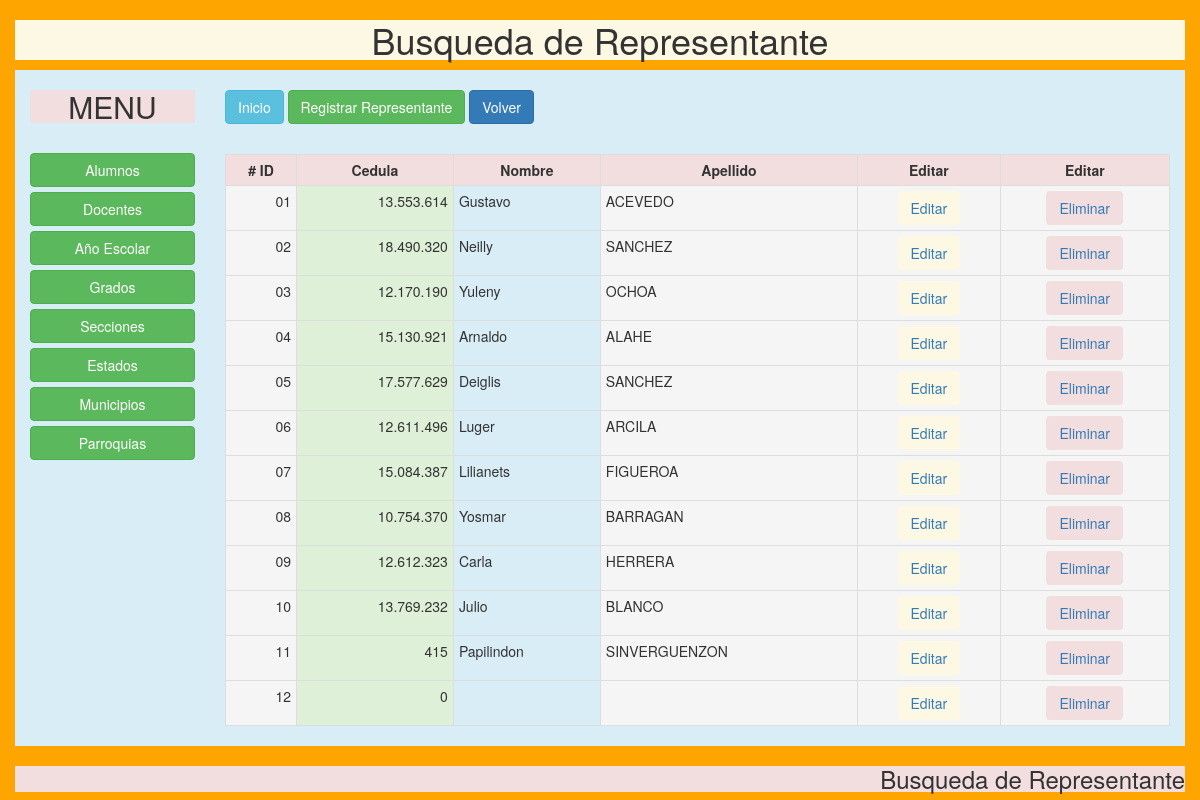
/index.php/representantes/representantes/buscar, run on the app's committed database.
### tables this page shows
CREATE TABLE `datos` (
  `id` int(11) NOT NULL,
  `cedula` int(11) DEFAULT NULL,
  `nombre_re` varchar(30) DEFAULT NULL,
  `apellido_re` varchar(30) DEFAULT NULL,
  `telefono_1` varchar(30) DEFAULT NULL,
  `telefono_2` varchar(11) DEFAULT NULL,
  `email` varchar(30) DEFAULT NULL,
  `estatus` varchar(20) DEFAULT NULL,
  `estados_id` int(11) DEFAULT NULL,
  `municipios_id` int(11) DEFAULT NULL,
  `parroquias_id` int(11) DEFAULT NULL,
  `direccion` text
);

### application/controllers/representantes/Representantes.php (called while the page is built, shortened)
<?php
class Representantes extends CI_Controller {
	public function __construct()
    {
        $this->load->model('RepresentantesModel', 'representantes');
        $this->load->model('EstadosModel', 'estados');
        $this->load->model('MunicipiosModel', 'municipios');
        $this->load->model('ParroquiasModel', 'parroquias');
    }
    public function buscar()
    {
        if ($_POST) {
            $this->buscar = $this->input->post('busqueda');
        }else{
            $this->buscar = '';
        }
        $this->load->helper(array('dateformat', 'mayusculas', 'mayusculas1', 'unidad'));
        $this->data['representantes'] = $this->representantes->busca($this->buscar);
        $this->data['titulo'] = 'Busqueda de Representante';
        $this->load->view('header', $this->data);
        $this->load->view('representantes/buscar');
        $this->load->view('footer');
    }
}

### index.php (called while the page is built, shortened)
<?php
require_once BASEPATH.'core/CodeIgniter.php';

### application/models/RepresentantesModel.php (called while the page is built, shortened)
<?php if ( ! defined('BASEPATH')) exit('No direct script access allowed');
class RepresentantesModel extends CI_Model {
    private $tabla = 'datos';
    public function busca($bus)
    {
        $this->db->like('apellido_re', $bus, 'after');
        $query = $this->db->get($this->tabla);
        return $query->result();
    }
}

### application/helpers/unidad_helper.php (called while the page is built, shortened)
<?php
if (!function_exists('unidad()')) {
   function unidad($dato)
    {
        $unidad_format = number_format($dato, 0, '', '.');
        return $unidad_format;
    }
}

### application/helpers/mayusculas1_helper.php (called while the page is built, shortened)
<?php
if (!function_exists('mayusculas1()')) {
   function mayusculas1($cadena)
    {
        return ucwords($cadena);
    }
}

### application/helpers/mayusculas_helper.php (called while the page is built, shortened)
<?php
if (!function_exists('mayusculas()')) {
   function mayusculas($cadena)
    {
        return strtoupper($cadena);
    }
}

### application/views/representantes/buscar.php (the view)
    <div class="container">
    <section class="bg-info main row">
    <aside class="col-md-2 text-center">
    <h2 class="bg-danger">MENU</h2>
    <br>
            <p><a class="btn btn-block btn-success" href="<?php echo base_url('alumnos/Alumnos') ?>">Alumnos</a>
            <a class="btn btn-block btn-success" href="<?php echo base_url('docentes/Docentes') ?>">Docentes</a>
            <a class="btn btn-block btn-success" href="<?php echo base_url('anio/Anio') ?>">Año Escolar</a>
            <a class="btn btn-block btn-success" href="<?php echo base_url('grados/Grados') ?>">Grados</a>
            <a class="btn btn-block btn-success" href="<?php echo base_url('secciones/Secciones') ?>">Secciones</a>
            <a class="btn btn-block btn-success" href="<?php echo base_url('estados/Estados') ?>">Estados</a>
            <a class="btn btn-block btn-success" href="<?php echo base_url('municipios/Municipios') ?>">Municipios</a>
            <a class="btn btn-block btn-success" href="<?php echo base_url('parroquias/Parroquias') ?>">Parroquias</a></p>
    </aside>
    <div class="col-md-10"><br>
    <p><a class="btn btn-info" href="<?php echo base_url() ?>">Inicio</a>
    <a class="btn btn-success" href="<?php echo base_url('representantes/Representantes/registrar') ?>" title="">Registrar Representante</a>
    <a class="btn btn-primary" href="<?php echo base_url('representantes/Representantes')?>">Volver</a></p>
        <div class="table-responsive"><br>
            <table class="table table-bordered table-hover table-condensed">
        <tr class="danger">
            <th class="text-center"># ID</th>
            <th class="text-center">Cedula</th>
            <th class="text-center">Nombre</th>
            <th class="text-center">Apellido</th>
            <th class="text-center">Editar</th>
            <th class="text-center">Editar</th>
        </tr>
        <?php
        $i=1;
            foreach ($representantes as $representantes) {
                ?>
        <tr class="">
            <td class="active text-right"><?php echo str_pad($i, 2, "0", STR_PAD_LEFT); ?></td>
            <td class="success text-right"><?php echo unidad($representantes->cedula)?></td>
            <td class="info"><?php echo mayusculas1($representantes->nombre_re)?></td>
            <td class="active"><?php echo mayusculas($representantes->apellido_re)?></td>
            <td class="active text-center"><a class="btn bg-warning" href="<?php echo base_url('representantes/Representantes/modificar/'.$representantes->id) ?>">Editar</a></td>
            <td class="active text-center"><a class="btn bg-danger" href="<?php echo base_url('representantes/Representantes/eliminar/'.$representantes->id) ?>">Eliminar</a></td>
        </tr>
            <?php
            $i++;
                }
                ?>
    </table>
        </div>
    </div>
</div>

### css/estilos.css (style rules this page uses)
* { margin: 0; padding: 0; box-sizing: border-box; }
#fondo { background-image: url(imagen/autobus.jpg); background-color: orange; }

### data on the page
datos: i "01", cedula "13.553.614", nombre_re "Gustavo", apellido_re "ACEVEDO"
datos: i "02", cedula "18.490.320", nombre_re "Neilly", apellido_re "SANCHEZ"
datos: i "03", cedula "12.170.190", nombre_re "Yuleny", apellido_re "OCHOA"
datos: i "04", cedula "15.130.921", nombre_re "Arnaldo", apellido_re "ALAHE"
datos: i "05", cedula "17.577.629", nombre_re "Deiglis", apellido_re "SANCHEZ"
datos: i "06", cedula "12.611.496", nombre_re "Luger", apellido_re "ARCILA"
datos: i "07", cedula "15.084.387", nombre_re "Lilianets", apellido_re "FIGUEROA"
datos: i "08", cedula "10.754.370", nombre_re "Yosmar", apellido_re "BARRAGAN"
datos: i "09", cedula "12.612.323", nombre_re "Carla", apellido_re "HERRERA"
datos: i "10", cedula "13.769.232", nombre_re "Julio", apellido_re "BLANCO"
datos: i "11", cedula "415", nombre_re "Papilindon", apellido_re "SINVERGUENZON"
datos: i "12", cedula "0"

### other printed values
$titulo "Busqueda de Representante"
